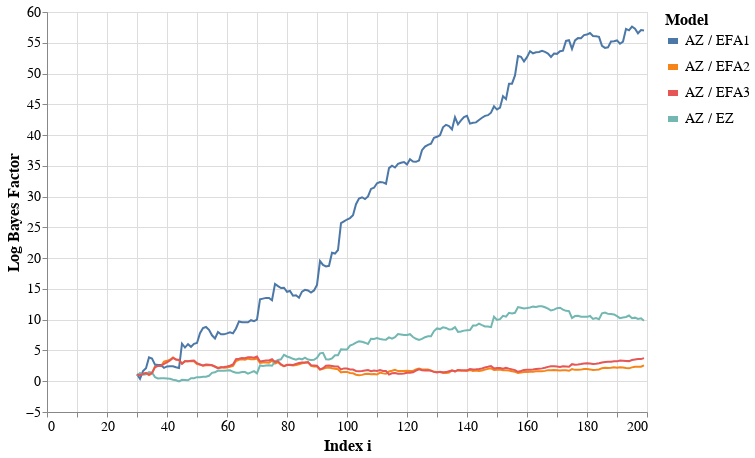

The notebook cell this image was saved under:
### Code cell
width = 600
height = 400
c = alt.Chart(bfdf).mark_line(
    strokeWidth = 2,
    ).encode(
    alt.X('t:Q', title='Index i', scale=alt.Scale(domain=[0,200])),
    alt.Y('value:Q', title='Log Bayes Factor'),
    alt.Color('Model')
    ).properties(
    width=width, height=height
    ).configure_legend(
    titleFontSize=16,
    labelFontSize=14,
    symbolStrokeWidth=6
    ).configure_axis(
    labelFontSize=14,
    titleFontSize=16
).interactive()

c

### Figure 1 — Vega-Lite specification as saved in the notebook (floating-point values rounded to 4 significant figures; data arrays with more than 128 entries replaced by an {"elided": "..."} marker saying what was removed)
{"config": {"view": {"continuousWidth": 400, "continuousHeight": 300}, "axis": {"labelFontSize": 14, "titleFontSize": 16}, "legend": {"labelFontSize": 14, "symbolStrokeWidth": 6, "titleFontSize": 16}}, "data": {"name": "data-0760977bf0ca053e1d90923cdaa66508"}, "mark": {"type": "line", "strokeWidth": 2}, "encoding": {"color": {"type": "nominal", "field": "Model"}, "x": {"type": "quantitative", "field": "t", "scale": {"domain": [0, 200]}, "title": "Index i"}, "y": {"type": "quantitative", "field": "value", "title": "Log Bayes Factor"}}, "height": 400, "selection": {"selector001": {"type": "interval", "bind": "scales", "encodings": ["x", "y"]}}, "width": 600, "$schema": "https://vega.github.io/schema/vega-lite/v4.8.1.json", "datasets": {"data-0760977bf0ca053e1d90923cdaa66508": {"elided": "680 records"}}}
